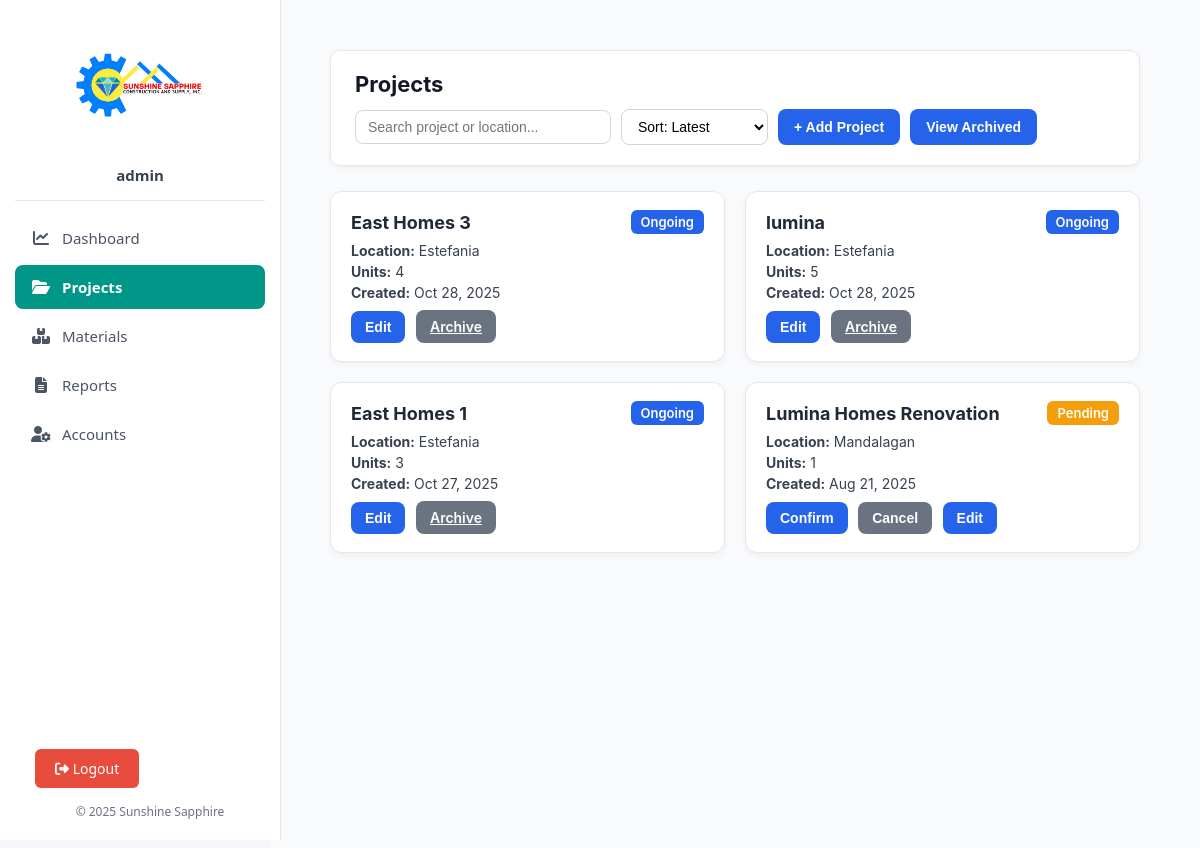
The page /uploads/projects.php (signed in) on the database as committed earlier.
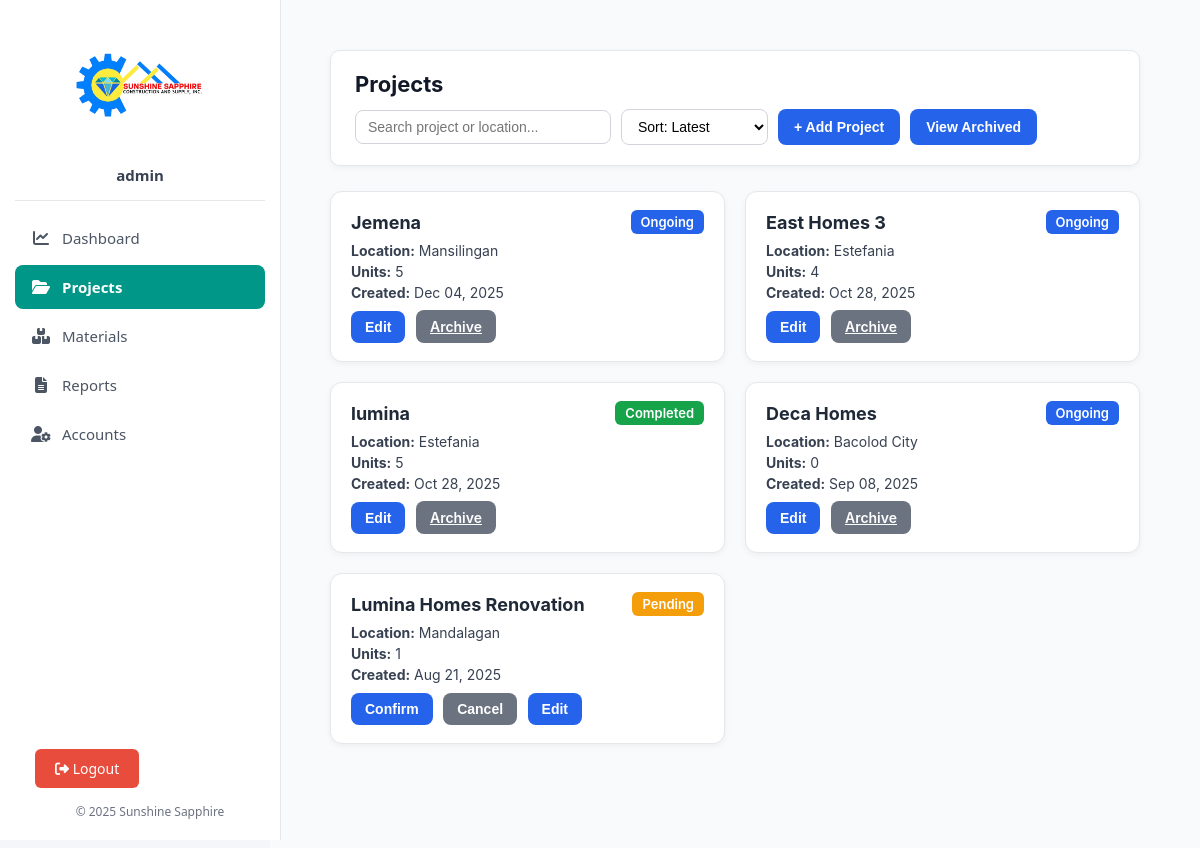
The same page on the database as committed later.
### tables this page shows
CREATE TABLE `projects` (
  `id` int(11) NOT NULL,
  `name` varchar(255) NOT NULL,
  `location` varchar(255) DEFAULT NULL,
  `units` int(11) NOT NULL,
  `progress` int(11) DEFAULT 0,
  `status` enum('Ongoing','Completed','Pending') NOT NULL DEFAULT 'Pending',
  `is_deleted` tinyint(1) DEFAULT 0,
  `deleted_at` datetime DEFAULT NULL,
  `created_at` timestamp NOT NULL DEFAULT current_timestamp(),
  `folder_path` varchar(255) DEFAULT NULL
);

### uploads/projects.php (the view, shortened to what this page needs)
<?php
require_once __DIR__ . '/../includes/header.php';
$user_role = $_SESSION['user_role'] ?? 'constructor';
$showArchived = isset($_GET['archived']);
if ($showArchived) {
    $stmt = $conn->prepare("SELECT id, name, location, units, progress, status, created_at, deleted_at
                            FROM projects WHERE is_deleted = 1 ORDER BY deleted_at DESC");
} else {
    $stmt = $conn->prepare("SELECT id, name, location, units, progress, status, created_at
                            FROM projects WHERE is_deleted = 0 ORDER BY id DESC");
}
$stmt->execute();
$projects = $stmt->get_result();
?>
<div class="content-wrapper">
  <div class="header-container">
    <div class="projects-header">
      <h2><?= $showArchived ? "Archived Projects" : "Projects" ?></h2>
      <div class="controls">
        <?php if (!$showArchived): ?>
          <input type="text" id="searchInput" placeholder="Search project or location...">
          <select id="sortSelect" class="sort-select">
            <option value="latest">Sort: Latest</option>
          </select>
          <button class="btn-add" onclick="toggleOverlay(true)">+ Add Project</button>
          <button class="btn-archive" onclick="window.location.href='projects.php?archived=1'">View Archived</button>
        <?php else: ?>
          <button class="btn-archive" onclick="window.location.href='projects.php'">Back to Active</button>
        <?php endif; ?>
      </div>
    </div>
  </div>
  <div class="projects-grid" id="projectGrid">
    <?php if ($projects->num_rows > 0): ?>
      <?php while ($p = $projects->fetch_assoc()): ?>
        <div class="project-card"
             onclick="window.location.href='../modules/view_project.php?id=<?= $p['id'] ?>'"
             data-name="<?= strtolower($p['name']) ?>"
             data-location="<?= strtolower($p['location']) ?>"
             data-created="<?= strtotime($p['created_at']) ?>">
          <div class="project-header">
            <h3><?= htmlspecialchars($p['name']) ?></h3>
            <span class="status <?= strtolower($p['status']) ?> <?= $showArchived ? 'archived' : '' ?>">
              <?= htmlspecialchars($p['status']) ?>
            </span>
          </div>
          <div class="project-details">
            <p><strong>Location:</strong> <?= htmlspecialchars($p['location']) ?></p>
            <p><strong>Units:</strong> <?= $p['units'] ?></p>
            <p><strong>Created:</strong> <?= date('M d, Y', strtotime($p['created_at'])) ?></p>
          </div>
          <?php if ($user_role === 'admin'): ?>
          <div style="margin-top:10px;" onclick="event.stopPropagation();">
            <?php if (!$showArchived):  ?>
              <?php if ($p['status'] === 'Pending'):  ?>
                <button onclick="confirmStatusChange(<?= $p['id'] ?>, 'confirm')" class="btn-primary">Confirm</button>
                <button onclick="confirmStatusChange(<?= $p['id'] ?>, 'cancel')" class="btn-cancel">Cancel</button>
                <button onclick="openEditModal(<?= $p['id'] ?>)" class="btn-primary">Edit</button>
              <?php else:  ?>
                <button onclick="openEditModal(<?= $p['id'] ?>)" class="btn-primary">Edit</button>
                <a href="../modules/delete_project.php?id=<?= $p['id'] ?>" onclick="return confirm('Archive this project?')" class="btn-cancel">Archive</a>
              <?php endif; ?>
            <?php else:  ?>
              <a href="projects.php?restore=<?= $p['id'] ?>" class="btn-restore" onclick="return confirm('Restore this project?')">Restore</a>
              <a href="projects.php?delete_perm=<?= $p['id'] ?>" class="btn-delete" onclick="return confirm('⚠️ Permanently delete this project?')">Delete</a>
            <?php endif; ?>
          </div>
          <?php endif; ?>
        </div>
      <?php endwhile; ?>
    <?php else: ?>
      <p class="no-data">No <?= $showArchived ? 'archived' : 'active' ?> projects found.</p>
    <?php endif; ?>
  </div>
</div>
<?php require_once __DIR__ . '/../includes/footer.php'; ?>

Rows that differ between the two databases and show on the page:
removed projects: name "East Homes 1", status "Ongoing", location "Estefania", units "3", created_at "Oct 27, 2025"
added projects: name "Jemena", status "Ongoing", location "Mansilingan", units "5", created_at "Dec 04, 2025"
changed projects "lumina": status "Ongoing" → "Completed"
now on this page (row edited): projects: name "Deca Homes", status "Ongoing", location "Bacolod City", units "0", created_at "Sep 08, 2025"
